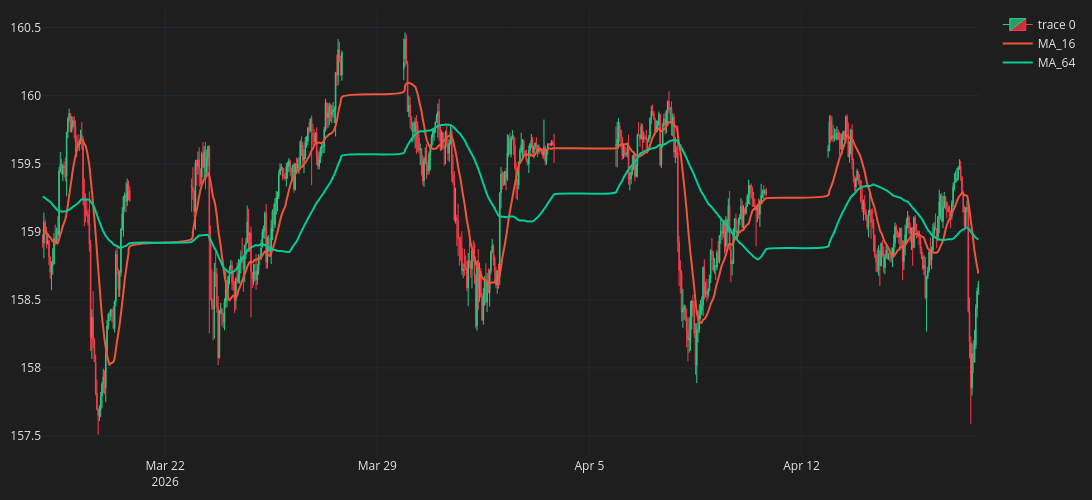

Write notebook code for a chart like this one.
### Code cell
fig = go.Figure()
fig.add_trace(go.Candlestick(
    x=df_plot.time, open=df_plot.mid_o, high=df_plot.mid_h, low=df_plot.mid_l, close=df_plot.mid_c,
    line=dict(width=1), opacity=1,
    increasing_fillcolor='#24A06B',
    decreasing_fillcolor="#CC2E3C",
    increasing_line_color='#2EC886',  
    decreasing_line_color='#FF3A4C'
))

for ma in ma_list:  
    col = f"MA_{ma}"
    fig.add_trace(go.Scatter(x=df_plot.time, 
        y=df_plot[col],
        line=dict(width=2),
        line_shape='spline',
        name=col
        ))
#Will give us a line plot of the moving average on top of the candlestick chart


fig.update_layout(width=1100, height=500,
    margin=dict(l=10, r=10, t=10, b=10),
    font=dict(color="#e1e1e1"),
    paper_bgcolor="#1e1e1e",
    plot_bgcolor="#1e1e1e"
)

fig.update_xaxes(
    gridcolor="#1f292f",
    showgrid=True,fixedrange=True,rangeslider=dict(visible=False)
)

fig.update_yaxes(
    gridcolor="#1f292f",
    showgrid=True
)

fig.show()

### Figure 1 — Plotly figure (JSON) as saved in the notebook; plotly's stock layout.template omitted (floating-point values rounded to 4 significant figures; data arrays with more than 128 entries replaced by an {"elided": "..."} marker saying what was removed)
{"data": [{"close": {"elided": "550 float values"}, "decreasing": {"fillcolor": "#CC2E3C", "line": {"color": "#FF3A4C"}}, "high": {"elided": "550 float values"}, "increasing": {"fillcolor": "#24A06B", "line": {"color": "#2EC886"}}, "line": {"width": 1}, "low": {"elided": "550 float values"}, "opacity": 1, "open": {"elided": "550 float values"}, "type": "candlestick", "x": {"elided": "550 str values"}}, {"line": {"shape": "spline", "width": 2}, "name": "MA_16", "type": "scatter", "x": {"elided": "550 str values"}, "y": {"elided": "550 float values"}}, {"line": {"shape": "spline", "width": 2}, "name": "MA_64", "type": "scatter", "x": {"elided": "550 str values"}, "y": {"elided": "550 float values"}}], "layout": {"font": {"color": "#e1e1e1"}, "height": 500, "margin": {"b": 10, "l": 10, "r": 10, "t": 10}, "paper_bgcolor": "#1e1e1e", "plot_bgcolor": "#1e1e1e", "width": 1100, "xaxis": {"fixedrange": true, "gridcolor": "#1f292f", "rangeslider": {"visible": false}, "showgrid": true}, "yaxis": {"gridcolor": "#1f292f", "showgrid": true}}}
